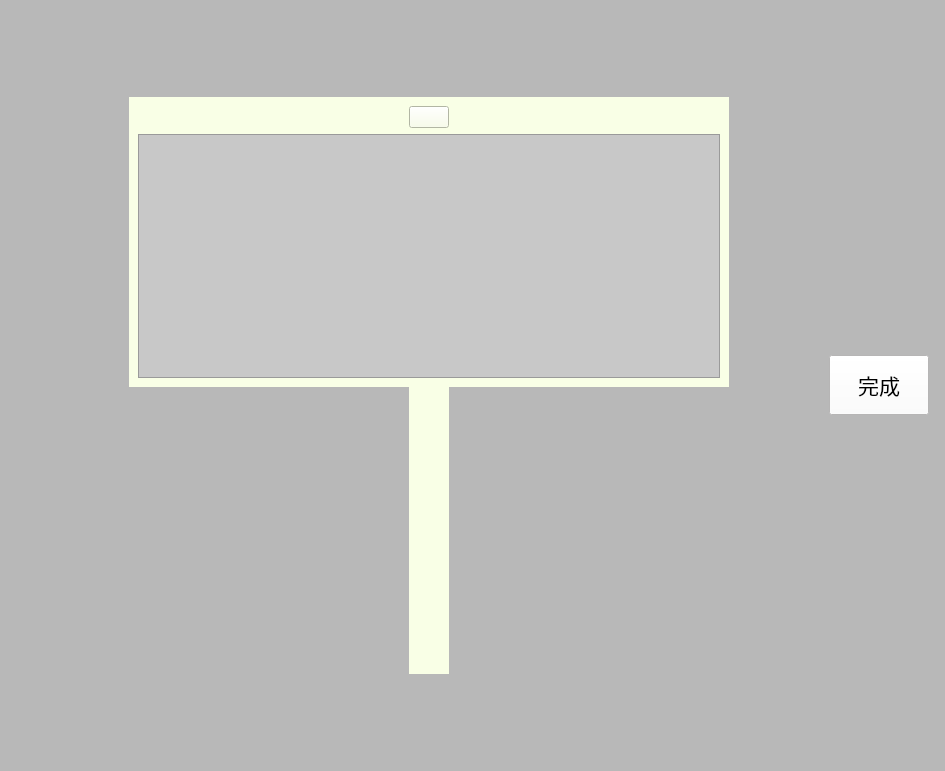
<?xml version="1.0" encoding="UTF-8"?>
<ui version="4.0">
 <class>Suggestion</class>
 <widget class="QWidget" name="Suggestion">
  <property name="geometry">
   <rect>
    <x>0</x>
    <y>0</y>
    <width>945</width>
    <height>771</height>
   </rect>
  </property>
  <property name="windowTitle">
   <string>Form</string>
  </property>
  <property name="styleSheet">
   <string notr="true">background-color: rgba(29, 29, 29, 0.5);</string>
  </property>
  <layout class="QGridLayout" name="gridLayout">
   <property name="leftMargin">
    <number>0</number>
   </property>
   <property name="topMargin">
    <number>0</number>
   </property>
   <property name="rightMargin">
    <number>0</number>
   </property>
   <property name="bottomMargin">
    <number>0</number>
   </property>
   <property name="spacing">
    <number>0</number>
   </property>
   <item row="0" column="0">
    <widget class="QWidget" name="widget" native="true">
     <property name="styleSheet">
      <string notr="true">background-color: rgb(184, 184, 184);</string>
     </property>
     <layout class="QGridLayout" name="gridLayout_4">
      <property name="leftMargin">
       <number>0</number>
      </property>
      <property name="topMargin">
       <number>0</number>
      </property>
      <property name="rightMargin">
       <number>0</number>
      </property>
      <property name="bottomMargin">
       <number>0</number>
      </property>
      <property name="spacing">
       <number>0</number>
      </property>
      <item row="0" column="2">
       <spacer name="horizontalSpacer_5">
        <property name="orientation">
         <enum>Qt::Horizontal</enum>
        </property>
        <property name="sizeType">
         <enum>QSizePolicy::Minimum</enum>
        </property>
        <property name="sizeHint" stdset="0">
         <size>
          <width>100</width>
          <height>20</height>
         </size>
        </property>
       </spacer>
      </item>
      <item row="0" column="0">
       <spacer name="horizontalSpacer_6">
        <property name="orientation">
         <enum>Qt::Horizontal</enum>
        </property>
        <property name="sizeHint" stdset="0">
         <size>
          <width>132</width>
          <height>20</height>
         </size>
        </property>
       </spacer>
      </item>
      <item row="0" column="1">
       <widget class="QWidget" name="widget_2" native="true">
        <property name="minimumSize">
         <size>
          <width>600</width>
          <height>577</height>
         </size>
        </property>
        <property name="maximumSize">
         <size>
          <width>600</width>
          <height>577</height>
         </size>
        </property>
        <property name="styleSheet">
         <string notr="true">background-color: rgba(255, 230, 246,0);</string>
        </property>
        <layout class="QGridLayout" name="gridLayout_2">
         <property name="leftMargin">
          <number>0</number>
         </property>
         <property name="topMargin">
          <number>0</number>
         </property>
         <property name="rightMargin">
          <number>0</number>
         </property>
         <property name="bottomMargin">
          <number>0</number>
         </property>
         <property name="spacing">
          <number>0</number>
         </property>
         <item row="0" column="0" colspan="3">
          <widget class="QWidget" name="BillboardUp" native="true">
           <property name="minimumSize">
            <size>
             <width>600</width>
             <height>290</height>
            </size>
           </property>
           <property name="maximumSize">
            <size>
             <width>600</width>
             <height>290</height>
            </size>
           </property>
           <property name="styleSheet">
            <string notr="true">background-color: rgb(249, 255, 230);</string>
           </property>
           <layout class="QGridLayout" name="gridLayout_5">
            <item row="0" column="0">
             <spacer name="horizontalSpacer_7">
              <property name="orientation">
               <enum>Qt::Horizontal</enum>
              </property>
              <property name="sizeHint" stdset="0">
               <size>
                <width>239</width>
                <height>20</height>
               </size>
              </property>
             </spacer>
            </item>
            <item row="0" column="1">
             <widget class="QPushButton" name="LargeScreendisplayButton">
              <property name="text">
               <string/>
              </property>
             </widget>
            </item>
            <item row="0" column="2">
             <spacer name="horizontalSpacer_8">
              <property name="orientation">
               <enum>Qt::Horizontal</enum>
              </property>
              <property name="sizeHint" stdset="0">
               <size>
                <width>239</width>
                <height>20</height>
               </size>
              </property>
             </spacer>
            </item>
            <item row="1" column="0" colspan="3">
             <widget class="QTextBrowser" name="textBrowser">
              <property name="styleSheet">
               <string notr="true">background-color: rgb(200, 200, 200);</string>
              </property>
             </widget>
            </item>
           </layout>
          </widget>
         </item>
         <item row="1" column="0">
          <spacer name="horizontalSpacer">
           <property name="orientation">
            <enum>Qt::Horizontal</enum>
           </property>
           <property name="sizeHint" stdset="0">
            <size>
             <width>272</width>
             <height>20</height>
            </size>
           </property>
          </spacer>
         </item>
         <item row="1" column="1">
          <widget class="QWidget" name="BillboardDown" native="true">
           <property name="minimumSize">
            <size>
             <width>40</width>
             <height>290</height>
            </size>
           </property>
           <property name="maximumSize">
            <size>
             <width>40</width>
             <height>290</height>
            </size>
           </property>
           <property name="styleSheet">
            <string notr="true">background-color: rgb(249, 255, 230);</string>
           </property>
          </widget>
         </item>
         <item row="1" column="2">
          <spacer name="horizontalSpacer_2">
           <property name="orientation">
            <enum>Qt::Horizontal</enum>
           </property>
           <property name="sizeHint" stdset="0">
            <size>
             <width>272</width>
             <height>20</height>
            </size>
           </property>
          </spacer>
         </item>
        </layout>
       </widget>
      </item>
      <item row="0" column="3">
       <widget class="QPushButton" name="backButton">
        <property name="minimumSize">
         <size>
          <width>100</width>
          <height>60</height>
         </size>
        </property>
        <property name="maximumSize">
         <size>
          <width>100</width>
          <height>60</height>
         </size>
        </property>
        <property name="font">
         <font>
          <pointsize>16</pointsize>
         </font>
        </property>
        <property name="cursor">
         <cursorShape>PointingHandCursor</cursorShape>
        </property>
        <property name="styleSheet">
         <string notr="true">color: rgb(0, 0, 0);
background-color: rgb(255, 253, 253);</string>
        </property>
        <property name="text">
         <string>完成</string>
        </property>
       </widget>
      </item>
      <item row="0" column="4">
       <spacer name="horizontalSpacer_3">
        <property name="orientation">
         <enum>Qt::Horizontal</enum>
        </property>
        <property name="sizeType">
         <enum>QSizePolicy::Minimum</enum>
        </property>
        <property name="sizeHint" stdset="0">
         <size>
          <width>16</width>
          <height>20</height>
         </size>
        </property>
       </spacer>
      </item>
     </layout>
    </widget>
   </item>
  </layout>
 </widget>
 <resources/>
 <connections/>
</ui>
